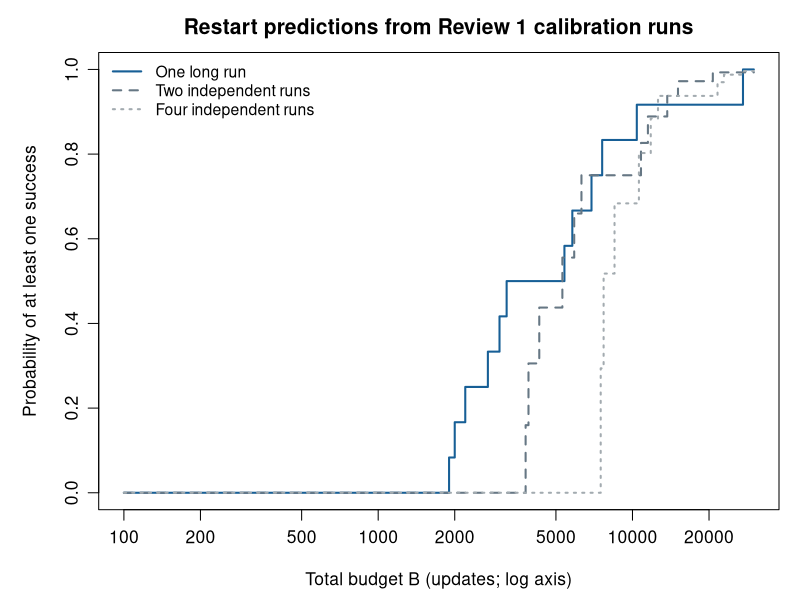

This chart was generated by the following R code:
# Redraw only the frozen Review 1 restart predictions for the new submission.
# The original Review 1 report and its historical figure remain unchanged.
pred <- read.csv('output/review1/policy_predictions.csv')
png('output/review1_presentation/restart_predictions.png', width=1500, height=580, res=160)
par(mar=c(4.3,4.7,2.5,1), mgp=c(2.8,.8,0), family='sans', cex=1.05)
cols <- c('#175F96','#667784','#A3ABB0')
plot(NA, xlim=range(pred$total_budget), ylim=c(0,1), log='x',
     xlab='Total budget B (updates; log axis)', ylab='Probability of at least one success',
     main='Restart predictions from Review 1 calibration runs')
for (i in seq_along(c(1,2,4))) {
    cell <- pred[pred$k == c(1,2,4)[i],]
    lines(cell$total_budget, cell$predicted_success, type='s', col=cols[i], lty=i, lwd=2)
}
legend('topleft', legend=c('One long run','Two independent runs','Four independent runs'),
       col=cols, lty=1:3, lwd=2, bty='n', cex=.9)
dev.off()
